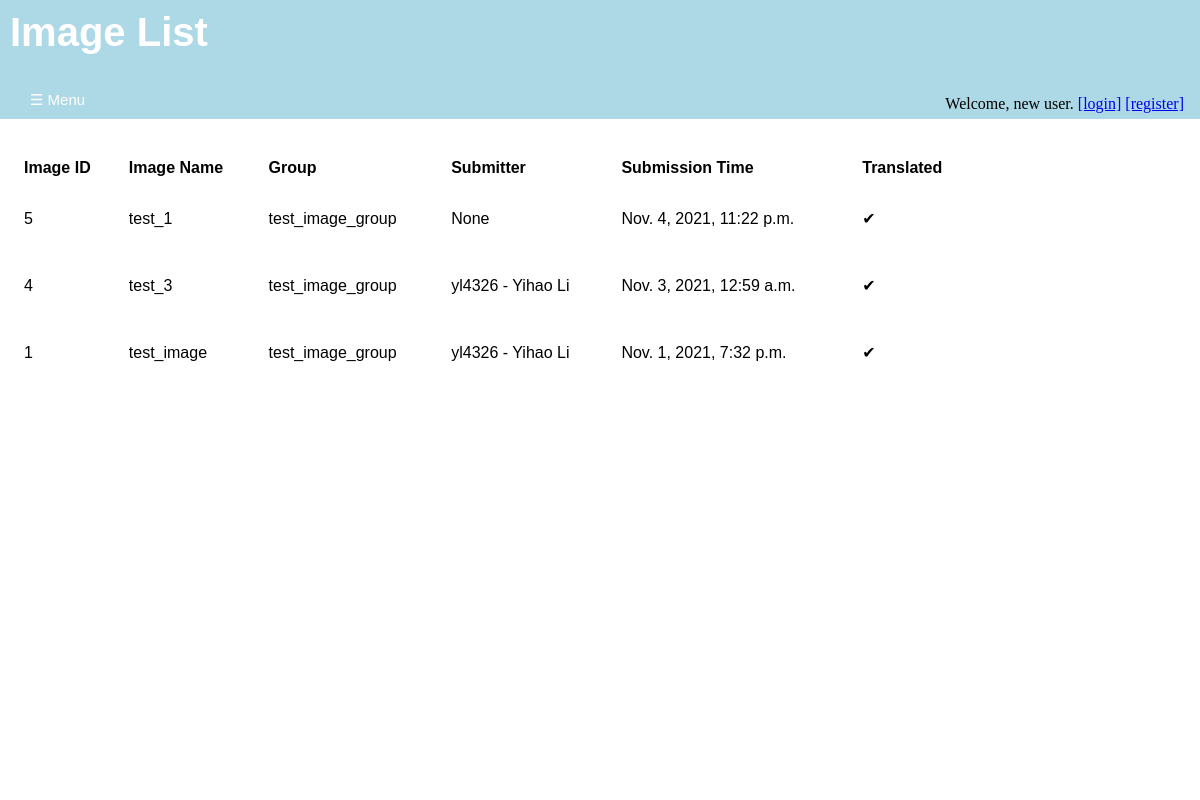
/annotations/image_list/, run on an earlier commit of the app's database.
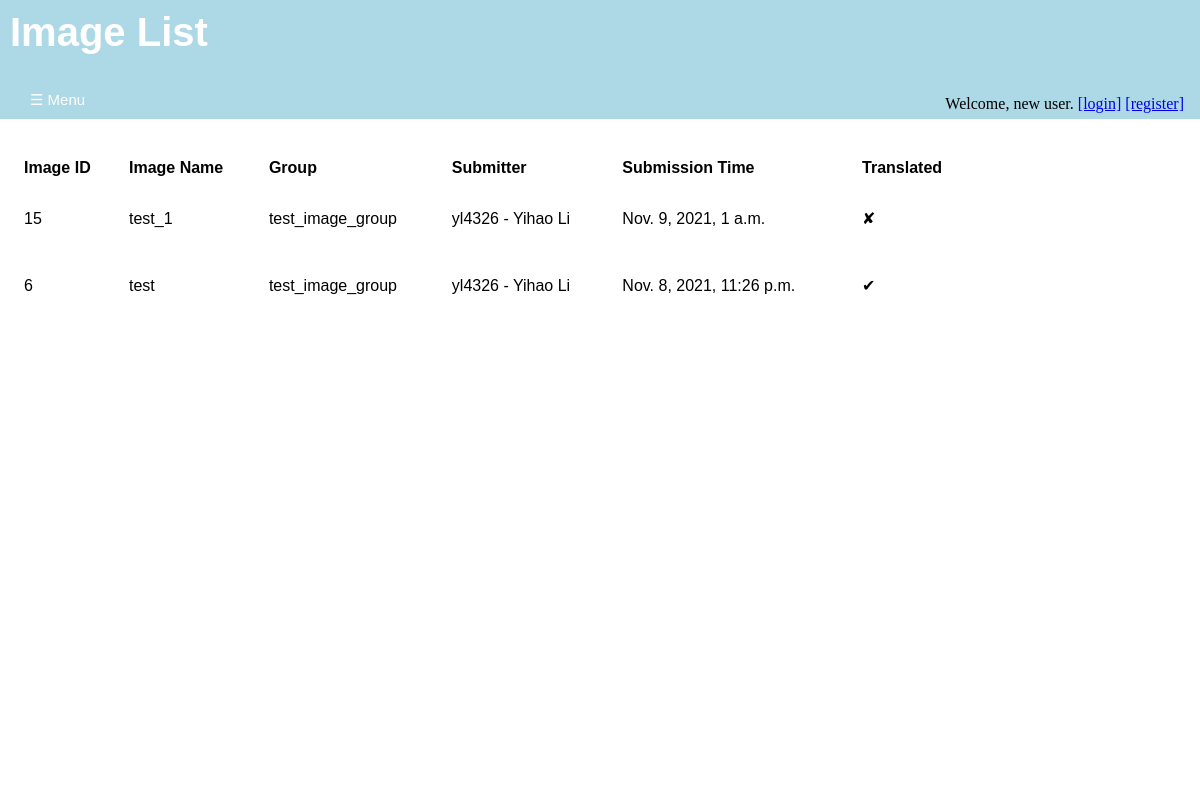
And on a later commit of the database.
### annotations/models.py (models this page shows, shortened)
class Image(models.Model):
    image_name = models.CharField(max_length = 200, unique=True)
    submission_date = models.DateTimeField('date of submission')
    image_upload = models.FileField(upload_to = svs_rename)
    translated = models.BooleanField(default= 'False')
    svs_path = models.FilePathField(path = "/home/alexliyihao/svss", match = ".*\.svs", null = True, blank = True)
    dzi_path = models.FilePathField(path = "/home/alexliyihao/dzis", match = ".*\.dzi", null = True, blank = True)
    height = models.PositiveIntegerField(null = True, blank = True)
    width = models.PositiveIntegerField(null = True, blank = True)
    image_description = models.TextField()
    completely_annotated = models.BooleanField(default = 'False')
    group = models.ForeignKey(ImageGroup, on_delete=models.SET_NULL, blank = True, null = True)
    submit_user = models.ForeignKey(User, on_delete=models.PROTECT, blank = True, null = True)

class ImageGroup(models.Model):
    group_name = models.CharField(max_length = 200, unique=True)
    group_description = models.TextField()
    def __str__(self):
      return self.group_name

class User(auth_user):
    UNI = models.CharField(max_length = 8, unique=True)
    register_date = models.DateTimeField('date of registration', blank = True)
    organizations = models.ForeignKey('Organization', on_delete=models.PROTECT,null = True, blank = True)
    def __str__(self):
      return f"{self.UNI} - {self.first_name} {self.last_name}"

### annotations/views.py (the view)
# urls.py: path('image_list/', views.ImageListView.as_view(), name='image-list'),
class ImageListView(generic.ListView):
    template_name = 'annotations/image_list.html'
    context_object_name = 'image_list'
    def get_queryset(self):
        return Image.objects.order_by('-submission_date')

### annotations/templates/annotations/image_list.html (shortened to what this page needs)
{% extends 'annotations/base.html' %}
{% block content %}
  {% if image_list %}
    <div id='title' class='title'>
      <h1>Image List</h1>
      <div id='login-widget' class='login-widget'>
      {% if user.is_authenticated %}
         <p>Welcome, {{ user.get_username }}.</p>
         <a href="{% url 'annotations:logout' %}">[logout]</a>
      {% else %}
        <p>Welcome, new user.</p>
        <a href="{% url 'annotations:login' %}" >[login]</a>
        <a href="{% url 'annotations:registration' %}" >[register]</a>
      {% endif %}
      </div>
      <button class="openbutton" onclick="openNav()">&#9776; Menu</button>
    </div>
    <div id='body' class='body'>
      <table>
        <tr>
          <th>Image ID</th>
          <th>Image Name</th>
          <th>Group</th>
          <th>Submitter</th>
          <th>Submission Time</th>
          <th>Translated</th>
        </tr>
        {% for image in image_list %}
          <tr>
            <td>{{image.pk}}</td>
            <td>
            {% if image.translated %}
               <a href="{% url 'annotations:image-views' image.id %}">{{ image.image_name }}
               </a>
            {% else %}
               <a>{{image.image_name}}</a>
            {% endif %}
            <td><a> {{ image.group }} </a></td>
            <td><a> {{ image.submit_user }}</a></td>
            <td><a> {{ image.submission_date }}</a></td>
            <td><p> {{ image.translated|yesno:"✔,✘" }} </p></td>
           </tr>
        {% endfor %}
      </table>
    </div>
  {% else %}
    <div id='title' class = "title">
      <h1>No images are available.</h1>
    </div>
  {% endif %}
{% endblock %}

What changed in the data, as far as the page shows it:
removed Image: pk "5", image_name "test_1", group "test_image_group", submit_user "None", submission_date "Nov. 4, 2021, 11:22 p.m.", translated "✔"
removed Image: pk "4", image_name "test_3", group "test_image_group", submit_user "yl4326 - Yihao Li", submission_date "Nov. 3, 2021, 12:59 a.m.", translated "✔"
removed Image: pk "1", image_name "test_image", group "test_image_group", submit_user "yl4326 - Yihao Li", submission_date "Nov. 1, 2021, 7:32 p.m.", translated "✔"
added Image: pk "15", image_name "test_1", group "test_image_group", submit_user "yl4326 - Yihao Li", submission_date "Nov. 9, 2021, 1 a.m.", translated "✘"
added Image: pk "6", image_name "test", group "test_image_group", submit_user "yl4326 - Yihao Li", submission_date "Nov. 8, 2021, 11:26 p.m.", translated "✔"
